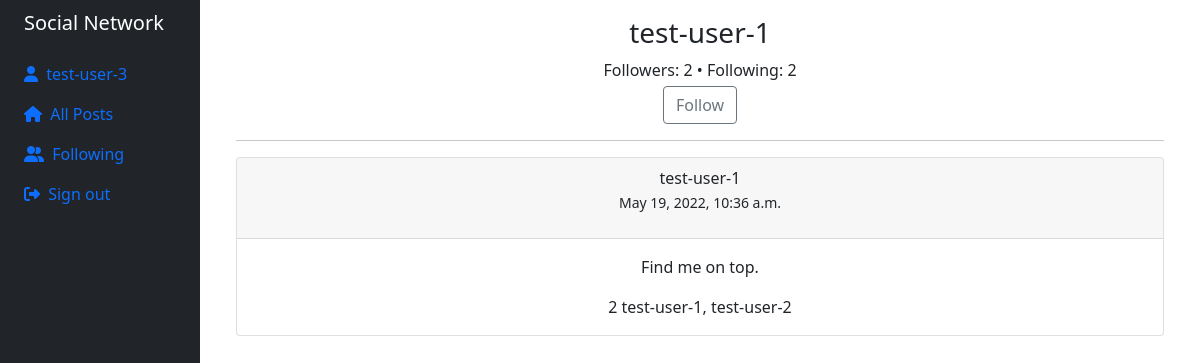
/profile/5 (signed in), run on the app's committed database.
### network/models.py (models this page shows, shortened)
class User(AbstractUser):
    followers = models.ManyToManyField(
        "self", symmetrical=False, related_name="following", blank=True)
    def get_followers(self):
        return self.followers.all()
    def count_followers(self):
        return self.get_followers().count()
    def get_following(self):
        return self.following.all()
    def count_following(self):
        return self.get_following().count()

class Post(models.Model):
    author = models.ForeignKey(
        User, on_delete=models.CASCADE, related_name="posts")
    content = models.TextField()
    likes = models.ManyToManyField(User, blank=True)
    created_on = models.DateTimeField(default=timezone.now)
    edited = models.BooleanField(default=False)
    def get_likes(self):
        return self.likes.all().count()
    def get_users_liked(self):
        qs = self.likes.all()
        return ", ".join([user.username for user in qs])

### network/views.py (the view)
# urls.py: path("profile/<int:user_id>", views.profile, name="profile"),
@login_required
def profile(request, user_id):
    user = User.objects.get(pk=user_id)
    num_followers = user.count_followers()
    num_following = user.count_following()
    posts = Post.objects.filter(author=user)
    context = {
        "user": user,
        "followers": num_followers,
        "following": num_following,
        "posts": posts
    }
    return render(request, "network/profile.html", context)

### network/templates/network/profile.html (shortened to what this page needs)
{% extends "network/layout.html" %}
{% load static %}
{% block body %}
<div class="container">
    <div class="text-center">
        <h3>{{ user.username }}</h3>
        Followers: <span id="followers">{{ followers }}</span>
        <span>&bullet;</span>
        Following: <span>{{ following }}</span>
        <div class="my-1">
            {% if request.user.id != user.id %}
            <button class="btn btn-outline-secondary btn-block" id="follow-btn" data-follower-id="{{ request.user.id }}"
                data-user-id="{{ user.id }}">
                {% if request.user not in user.get_followers %}
                Follow
                {% else %}
                Following
                {% endif %}
            </button>
            {% endif %}
        </div>
        <hr>
        {% for post in posts %}
        <div class="card my-2">
            <div class="card-header">
                {{ post.author }}
                <p><small>{{ post.created_on }}</small></p>
            </div>
            <div class="card-body">
                <p class="card-text">{{ post.content }}</p>
                <div class="like px-1">
                    <span>{{ post.get_likes }}</span> <span>{{ post.get_users_liked }}</span>
                </div>
            </div>
        </div>
        {% endfor %}
    </div>
</div>
{% endblock %}

### network/templates/network/layout.html (shortened to what this page needs)
{% load static %}
<!DOCTYPE html>
<html lang="en">
<head>
    <link href="https://cdn.jsdelivr.net/npm/bootstrap@5.1.3/dist/css/bootstrap.min.css" rel="stylesheet">
    <link href="{% static 'network/styles.css' %}" rel="stylesheet">
</head>
<body>
    <div class="container-fluid">
        <div class="row flex-nowrap">
            <div class="col-auto col-md-3 col-xl-2 px-sm-2 px-0 bg-dark">
                <div class="d-flex flex-column align-items-center align-items-sm-start px-3 pt-2 text-white min-vh-100">
                    <a href="/"
                        class="d-flex align-items-center pb-3 mb-md-0 me-md-auto text-white text-decoration-none">
                        <span class="fs-5 d-none d-sm-inline">Social Network</span>
                    </a>
                    <ul class="nav nav-pills flex-column mb-sm-auto mb-0 align-items-center align-items-sm-start"
                        id="menu">
                        {% if user.is_authenticated %}
                        <li class="nav-item">
                            <a href="{% url 'profile' request.user.id %}" class="nav-link align-middle px-0">
                                <i class="fas fa-user"></i> <span class="ms-1 d-none d-sm-inline">{{ request.user.username }}</span>
                            </a>
                        </li>
                        <li class="nav-item">
                            <a href="{% url 'index' %}" class="nav-link align-middle px-0">
                                <i class="fas fa-home"></i> <span class="ms-1 d-none d-sm-inline">All Posts</span>
                            </a>
                        </li>
                        <li class="nav-item">
                            <a href="{% url 'following' %}" class="nav-link align-middle px-0">
                                <i class="fas fa-user-friends"></i> <span class="ms-1 d-none d-sm-inline">
                                    Following</span>
                            </a>
                        </li>
                        <li class="nav-item">
                            <a href="{% url 'logout' %}" class="nav-link align-middle px-0">
                                <i class="fas fa-sign-out-alt"></i> <span class="ms-1 d-none d-sm-inline">Sign
                                    out</span>
                            </a>
                        </li>
                        {% endif %}
                    </ul>
                </div>
            </div>
            <div class="col py-3 body">
                {% block body %}
                {% endblock %}
            </div>
        </div>
    </div>
</body>
</html>

### data on the page
User: user.username "test-user-3"
User: username "test-user-1"
Post: author "test-user-1", created_on "May 19, 2022, 10:36 a.m.", content "Find me on top.", get_likes "2", get_users_liked "test-user-1, test-user-2"

### other printed values
{{ followers }} "2"
{{ following }} "2"
